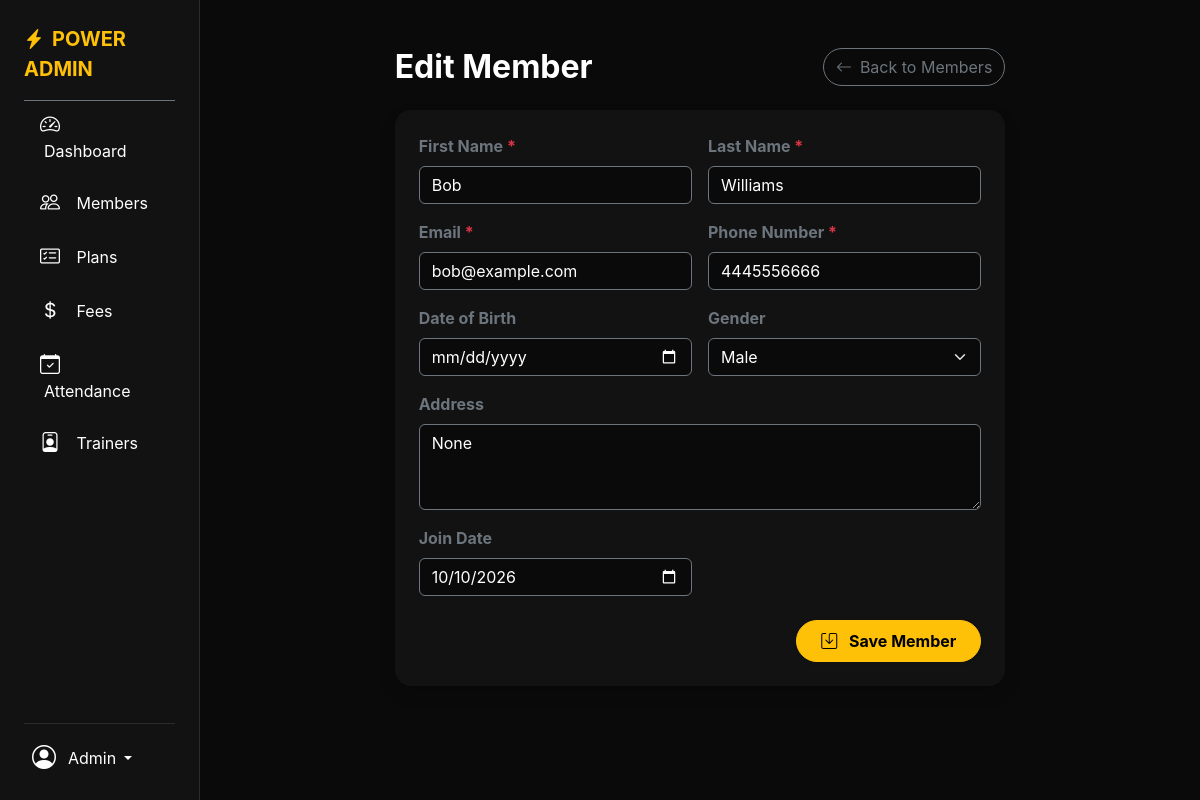
The page /admin/members/edit/2 (signed in) on the database its author committed.
### models/member.py (models this page shows, shortened)
class Member(db.Model):
    __tablename__ = 'members'
    id = db.Column(db.Integer, primary_key=True)
    member_id = db.Column(db.String(20), unique=True, nullable=False) # e.g., GYM-2023-0001
    first_name = db.Column(db.String(50), nullable=False)
    last_name = db.Column(db.String(50), nullable=False)
    email = db.Column(db.String(100), unique=True, nullable=False)
    phone = db.Column(db.String(20), nullable=False)
    dob = db.Column(db.Date, nullable=True)
    gender = db.Column(db.String(10), nullable=True)
    address = db.Column(db.Text, nullable=True)
    join_date = db.Column(db.Date, nullable=False, default=datetime.utcnow)
    created_at = db.Column(db.DateTime, default=datetime.utcnow)
    memberships = db.relationship('Membership', backref='member', lazy=True, cascade='all, delete-orphan')
    payments = db.relationship('Payment', backref='member', lazy=True, cascade='all, delete-orphan')
    attendance = db.relationship('Attendance', backref='member', lazy=True, cascade='all, delete-orphan')

### routes/members.py (the view, shortened to what this page needs)
@members_bp.route('/edit/<int:id>', methods=['GET', 'POST'])
@login_required
def edit_member(id):
    member = Member.query.get_or_404(id)
    return render_template('admin/member_form.html', member=member)

### templates/admin/member_form.html (shortened to what this page needs)
{% extends 'admin/base_admin.html' %}
{% block content %}
<div class="row justify-content-center">
    <div class="col-lg-8">
        <div class="d-flex justify-content-between align-items-center mb-4">
            <h2 class="text-white fw-bold mb-0">{{ 'Edit' if member else 'Add New' }} Member</h2>
            <a href="{{ url_for('members.list_members') }}" class="btn btn-outline-secondary rounded-pill">
                <i class="bi bi-arrow-left me-2"></i>Back to Members
            </a>
        </div>
        <div class="card bg-dark text-white border-0 shadow rounded-4">
            <div class="card-body p-4">
                <form method="POST">
                    <div class="row g-3">
                        <div class="col-md-6">
                            <label class="form-label text-secondary fw-bold">First Name <span class="text-danger">*</span></label>
                            <input type="text" class="form-control bg-black border-secondary text-white" name="first_name" value="{{ member.first_name if member else '' }}" required>
                        </div>
                        <div class="col-md-6">
                            <label class="form-label text-secondary fw-bold">Last Name <span class="text-danger">*</span></label>
                            <input type="text" class="form-control bg-black border-secondary text-white" name="last_name" value="{{ member.last_name if member else '' }}" required>
                        </div>
                        <div class="col-md-6">
                            <label class="form-label text-secondary fw-bold">Email <span class="text-danger">*</span></label>
                            <input type="email" class="form-control bg-black border-secondary text-white" name="email" value="{{ member.email if member else '' }}" required>
                        </div>
                        <div class="col-md-6">
                            <label class="form-label text-secondary fw-bold">Phone Number <span class="text-danger">*</span></label>
                            <input type="text" class="form-control bg-black border-secondary text-white" name="phone" value="{{ member.phone if member else '' }}" required>
                        </div>
                        <div class="col-md-6">
                            <label class="form-label text-secondary fw-bold">Date of Birth</label>
                            <input type="date" class="form-control bg-black border-secondary text-white" name="dob" value="{{ member.dob if member and member.dob else '' }}">
                        </div>
                        <div class="col-md-6">
                            <label class="form-label text-secondary fw-bold">Gender</label>
                            <select class="form-select bg-black border-secondary text-white" name="gender">
                                <option value="Male" {% if member and member.gender == 'Male' %}selected{% endif %}>Male</option>
                            </select>
                        </div>
                        <div class="col-12">
                            <label class="form-label text-secondary fw-bold">Address</label>
                            <textarea class="form-control bg-black border-secondary text-white" name="address" rows="3">{{ member.address if member else '' }}</textarea>
                        </div>
                        <div class="col-md-6">
                            <label class="form-label text-secondary fw-bold">Join Date</label>
                            <input type="date" class="form-control bg-black border-secondary text-white" name="join_date" value="{{ member.join_date if member else '' }}">
                        </div>
                        <div class="col-12 mt-4 text-end">
                            <button type="submit" class="btn btn-warning fw-bold px-4 py-2 rounded-pill shadow-sm">
                                <i class="bi bi-save me-2"></i> Save Member
                            </button>
                        </div>
                    </div>
                </form>
            </div>
        </div>
    </div>
</div>
{% endblock %}

### static/css/style.css (style rules this page uses)
:root { --primary-color: #ffc107; --dark-color: #121212; --darker-color: #0a0a0a; }
body { font-family: 'Inter', 'Roboto', sans-serif; background-color: var(--darker-color) !important; }
.bg-black { background-color: var(--darker-color) !important; }
.bg-dark { background-color: var(--dark-color) !important; }
::placeholder { color: #6c757d !important; opacity: 1; }

### rows shown on the page
Member: first_name "Bob", last_name "Williams", email "bob@example.com", phone "4445556666", gender "Male", address "None", join_date "10/10/2026"

### other values the page prints
{{ 'Edit' if member else 'Add New' }} "Edit"
